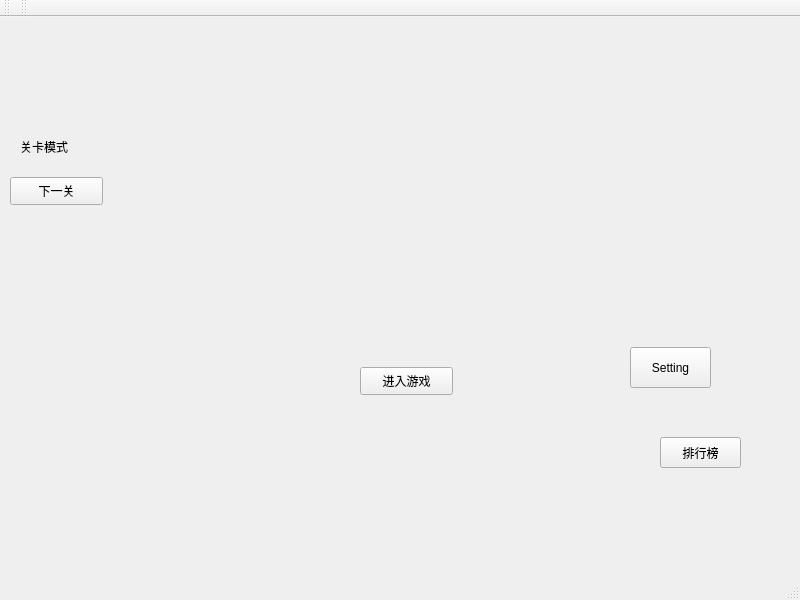
<?xml version="1.0" encoding="UTF-8"?>
<ui version="4.0">
 <class>MainWindow</class>
 <widget class="QMainWindow" name="MainWindow">
  <property name="geometry">
   <rect>
    <x>0</x>
    <y>0</y>
    <width>800</width>
    <height>600</height>
   </rect>
  </property>
  <property name="windowTitle">
   <string>MainWindow</string>
  </property>
  <widget class="QWidget" name="centralwidget">
   <widget class="QPushButton" name="pushButton">
    <property name="geometry">
     <rect>
      <x>360</x>
      <y>350</y>
      <width>93</width>
      <height>28</height>
     </rect>
    </property>
    <property name="text">
     <string>进入游戏</string>
    </property>
   </widget>
   <widget class="QPushButton" name="pushButton_9">
    <property name="geometry">
     <rect>
      <x>10</x>
      <y>160</y>
      <width>93</width>
      <height>28</height>
     </rect>
    </property>
    <property name="text">
     <string>下一关</string>
    </property>
   </widget>
   <widget class="QLabel" name="label">
    <property name="geometry">
     <rect>
      <x>20</x>
      <y>120</y>
      <width>69</width>
      <height>19</height>
     </rect>
    </property>
    <property name="text">
     <string>关卡模式</string>
    </property>
   </widget>
   <widget class="QPushButton" name="pushButton_10">
    <property name="geometry">
     <rect>
      <x>630</x>
      <y>330</y>
      <width>81</width>
      <height>41</height>
     </rect>
    </property>
    <property name="text">
     <string>Setting</string>
    </property>
   </widget>
   <widget class="QPushButton" name="ranking">
    <property name="geometry">
     <rect>
      <x>660</x>
      <y>420</y>
      <width>81</width>
      <height>31</height>
     </rect>
    </property>
    <property name="text">
     <string>排行榜</string>
    </property>
   </widget>
  </widget>
  <widget class="QMenuBar" name="menubar">
   <property name="geometry">
    <rect>
     <x>0</x>
     <y>0</y>
     <width>800</width>
     <height>18</height>
    </rect>
   </property>
  </widget>
  <widget class="QStatusBar" name="statusbar"/>
  <widget class="QToolBar" name="toolBar">
   <property name="windowTitle">
    <string>toolBar</string>
   </property>
   <attribute name="toolBarArea">
    <enum>TopToolBarArea</enum>
   </attribute>
   <attribute name="toolBarBreak">
    <bool>false</bool>
   </attribute>
  </widget>
  <widget class="QToolBar" name="toolBar_2">
   <property name="windowTitle">
    <string>toolBar_2</string>
   </property>
   <attribute name="toolBarArea">
    <enum>TopToolBarArea</enum>
   </attribute>
   <attribute name="toolBarBreak">
    <bool>false</bool>
   </attribute>
  </widget>
 </widget>
 <resources/>
 <connections/>
</ui>
